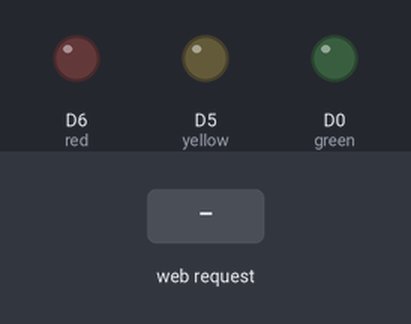
This sketch was run on a simulated ESP8266 (NodeMCU). On the bench: output pins drawn as LEDs (lit = HIGH). Dashed ring = blinking. Inputs (shaded band) come from the test bench. WiFi joins after 1.5 s; servers stay silent unless stated; what the sketch prints to the serial monitor is not drawn.

Above: at 2.7 s.
2.8 s: HTTP request GET /BLINK received
At 3.05 s:
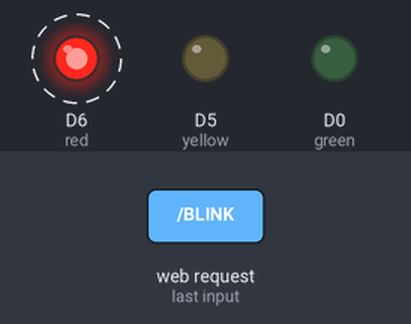
5.8 s: HTTP request GET /YELLOW received
At 6.5 s:
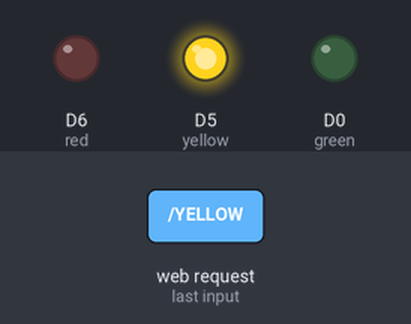
7.3 s: HTTP request GET /GREEN received
At 7.6 s:
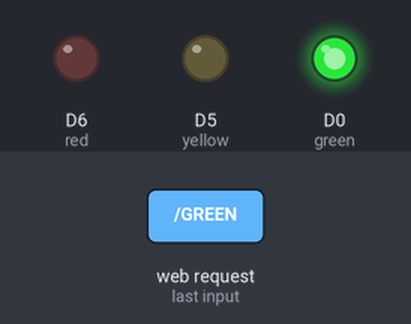
Timing chart, 0 to 10.3 s (numbered marks = the images above; inputs shaded):
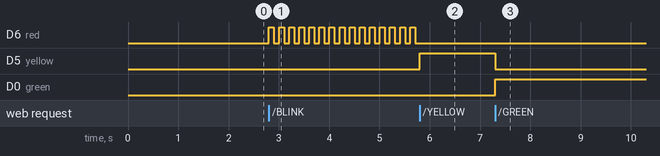

The sketch:

DistanceSensor_Light.ino
```cpp
#include <ESP8266WiFi.h>

const char* ssid = "<ssid>";
const char* password = "<wifi_password>";
int red = D6;
int yellow = D5;
int green = D0;

int count = 0;

bool isBlinking = false;

unsigned long previousMillis = 0;

int interval = 100;

WiFiServer server(80);

void setup() {
 Serial.begin(115200);
 delay(10);
 pinMode(red, OUTPUT);
 pinMode(yellow, OUTPUT);
 pinMode(green, OUTPUT);
  digitalWrite(red, LOW);
 digitalWrite(yellow, LOW);
 digitalWrite(green, LOW);
 // Connect to WiFi network
 Serial.println();
 Serial.println();
 Serial.print("Connecting to ");
 Serial.println(ssid);

 WiFi.begin(ssid, password);
 while (WiFi.status() != WL_CONNECTED) {
   delay(500);
   Serial.print(".");
 }
 Serial.println("");
 Serial.println("WiFi connected");
 // Start the server
 server.begin();
 Serial.println("Server started");
 // Print the IP address
 Serial.print("Use this URL : ");
 Serial.print("http://");
 Serial.print(WiFi.localIP());
 Serial.println("/");
}
void loop() {
 if(isBlinking == true){
   unsigned long currentMillis = millis();
     if ((unsigned long)(currentMillis - previousMillis) >= interval) {
       if(count % 2 == 0){
         digitalWrite(red, HIGH);
         digitalWrite(yellow, LOW);
         digitalWrite(green, LOW);
       }
       if(count % 2 == 1){
         digitalWrite(red, LOW);
         digitalWrite(yellow, LOW);
         digitalWrite(green, LOW);
       }
       ++count;
       previousMillis = currentMillis;
    }
 }
 // Check if a client has connected
 WiFiClient client = server.available();
 if (!client) {
   return;
 }
 // Wait until the client sends some data
 Serial.println("new client");
 while(!client.available()){
   delay(1);
 }
 // Read the first line of the request
 String request = client.readStringUntil('\r');
 Serial.println(request);
 client.flush();

 // Match the request
 if (request.indexOf("/RED") != -1) {
   digitalWrite(red, HIGH);
   digitalWrite(yellow, LOW);
   digitalWrite(green, LOW);
   isBlinking = false;
 }
 if (request.indexOf("/YELLOW") != -1){
   digitalWrite(red, LOW);
   digitalWrite(yellow, HIGH);
   digitalWrite(green, LOW);
   isBlinking = false;
 }
 if (request.indexOf("/GREEN") != -1){
   digitalWrite(red, LOW);
   digitalWrite(yellow, LOW);
   digitalWrite(green, HIGH);
   isBlinking = false;
 }
 if (request.indexOf("/OFF") != -1){
   digitalWrite(red, LOW);
   digitalWrite(yellow, LOW);
   digitalWrite(green, LOW);
   isBlinking = false;
 }
 if (request.indexOf("/BLINK") != -1){
   count = 0;
   isBlinking = true;
 }
}
```

Measured:
- after the input at 2.8 s, D6 (red): alternates HIGH for 0.10 s and LOW for 0.10 s, starting at once
- after the input at 5.8 s, D6 (red): stops changing and stays LOW; D5 (yellow): LOW → HIGH at once
- after the input at 7.3 s, D5 (yellow): HIGH → LOW at once; D0 (green): LOW → HIGH at once
